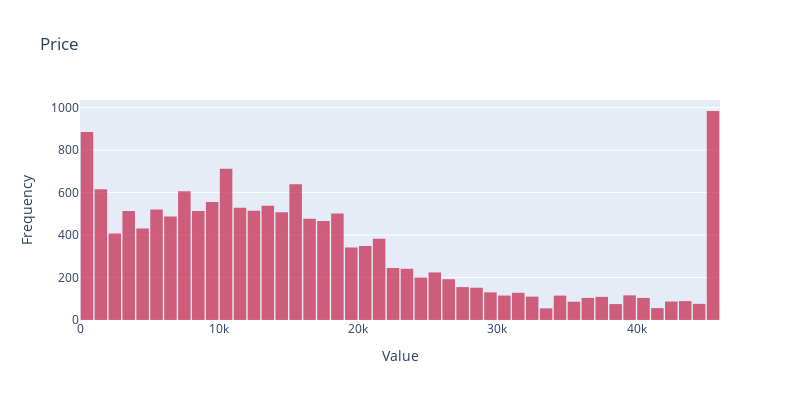
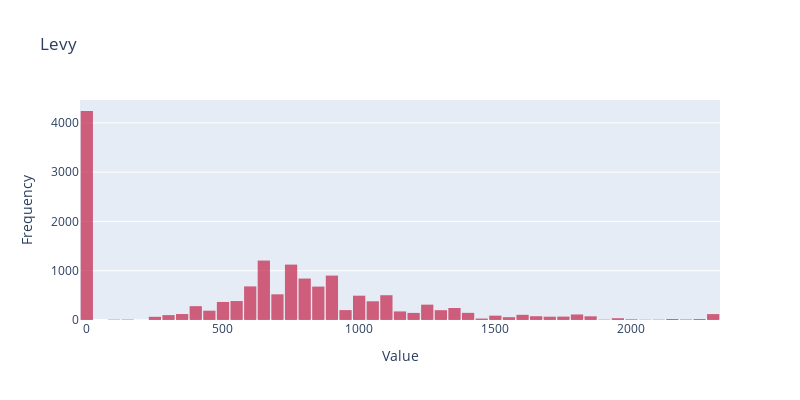
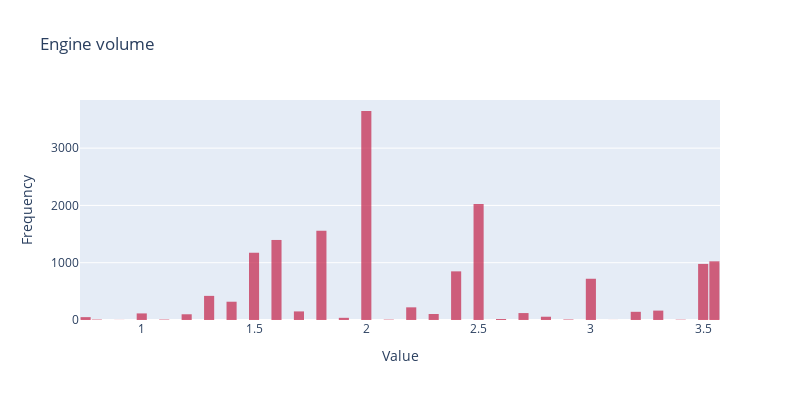
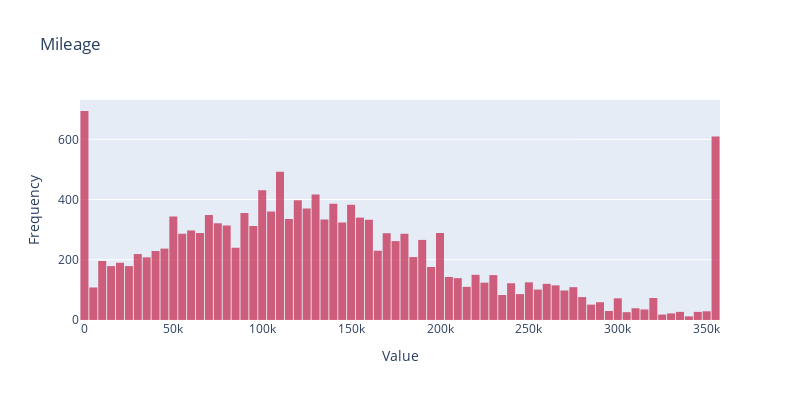

Here is the notebook cell these charts were saved with, in order:
### Markdown cell above
### Univariate Analysis
- Distribution of each column

### Code cell
num_col = df.drop(['ID','Prod. year'],axis = 1).select_dtypes(exclude="object").columns
cat_col =  df.select_dtypes(include="object").columns

for col in num_col:
    if (col == 'Airbags')|(col == 'Cylinders'):
        # Sample data
        x = df[col].value_counts()[:10].index
        y = df[col].value_counts()[:10]

        # Create bar plot
        fig = go.Figure(data=go.Bar(x=x, y=y))
        title = "Top 10 "+ col +" number"
        fig.update_layout(title=title,height=400, width=800)


        # Show the plot
        fig.show()
    
    else:
    
        # Create a histogram
        fig = go.Figure(data=[go.Histogram(x=df[col],opacity=0.7,marker=dict(color='#c32148'))])

        # Customize the layout
        fig.update_layout(title=col, xaxis_title='Value', yaxis_title='Frequency',barmode='overlay',
            bargap=0.1,height=400, width=800)

        # Show the chart
        fig.show()

### Figure 1 — Plotly figure (JSON) as saved in the notebook; plotly's stock layout.template omitted (floating-point values rounded to 4 significant figures; data arrays with more than 128 entries replaced by an {"elided": "..."} marker saying what was removed)
{"data": [{"marker": {"color": "#c32148"}, "opacity": 0.7, "type": "histogram", "x": {"elided": "15434 int values"}}], "layout": {"bargap": 0.1, "barmode": "overlay", "height": 400, "title": {"text": "Price"}, "width": 800, "xaxis": {"autorange": true, "range": [-0.5, 46000.0], "title": {"text": "Value"}, "type": "linear"}, "yaxis": {"autorange": true, "range": [0, 1036.0], "title": {"text": "Frequency"}}}}

### Figure 2 — Plotly figure (JSON) as saved in the notebook; plotly's stock layout.template omitted (floating-point values rounded to 4 significant figures; data arrays with more than 128 entries replaced by an {"elided": "..."} marker saying what was removed)
{"data": [{"marker": {"color": "#c32148"}, "opacity": 0.7, "type": "histogram", "x": {"elided": "15434 float values"}}], "layout": {"bargap": 0.1, "barmode": "overlay", "height": 400, "title": {"text": "Levy"}, "width": 800, "xaxis": {"autorange": true, "range": [-25, 2325], "title": {"text": "Value"}, "type": "linear"}, "yaxis": {"autorange": true, "range": [0, 4464.0], "title": {"text": "Frequency"}}}}

### Figure 3 — Plotly figure (JSON) as saved in the notebook; plotly's stock layout.template omitted (floating-point values rounded to 4 significant figures; data arrays with more than 128 entries replaced by an {"elided": "..."} marker saying what was removed)
{"data": [{"marker": {"color": "#c32148"}, "opacity": 0.7, "type": "histogram", "x": {"elided": "15434 float values"}}], "layout": {"bargap": 0.1, "barmode": "overlay", "height": 400, "title": {"text": "Engine volume"}, "width": 800, "xaxis": {"autorange": true, "range": [0.725, 3.575], "title": {"text": "Value"}, "type": "linear"}, "yaxis": {"autorange": true, "range": [0, 3840], "title": {"text": "Frequency"}}}}

### Figure 4 — Plotly figure (JSON) as saved in the notebook; plotly's stock layout.template omitted (floating-point values rounded to 4 significant figures; data arrays with more than 128 entries replaced by an {"elided": "..."} marker saying what was removed)
{"data": [{"marker": {"color": "#c32148"}, "opacity": 0.7, "type": "histogram", "x": {"elided": "15434 float values"}}], "layout": {"bargap": 0.1, "barmode": "overlay", "height": 400, "title": {"text": "Mileage"}, "width": 800, "xaxis": {"autorange": true, "range": [-2500, 357500], "title": {"text": "Value"}, "type": "linear"}, "yaxis": {"autorange": true, "range": [0, 730.5], "title": {"text": "Frequency"}}}}
